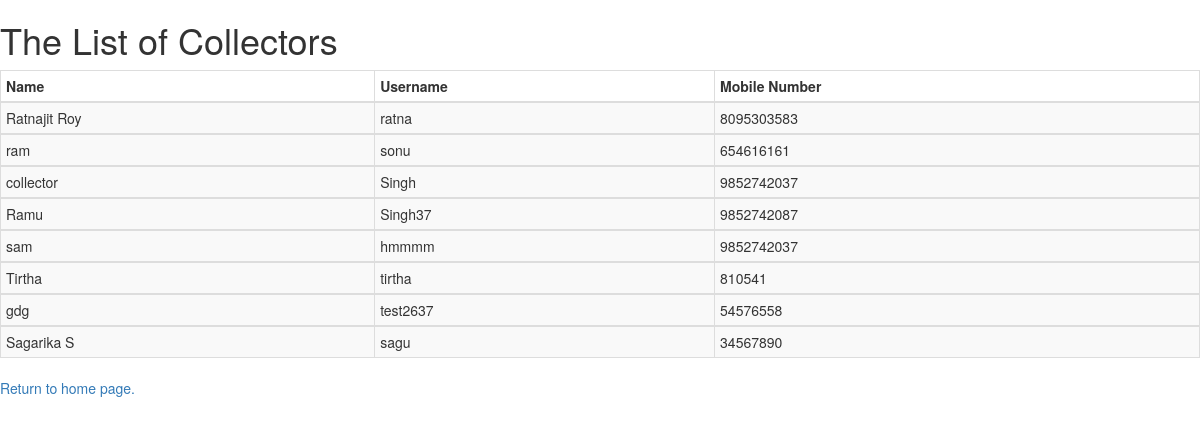
Before: /collector with the older database file.
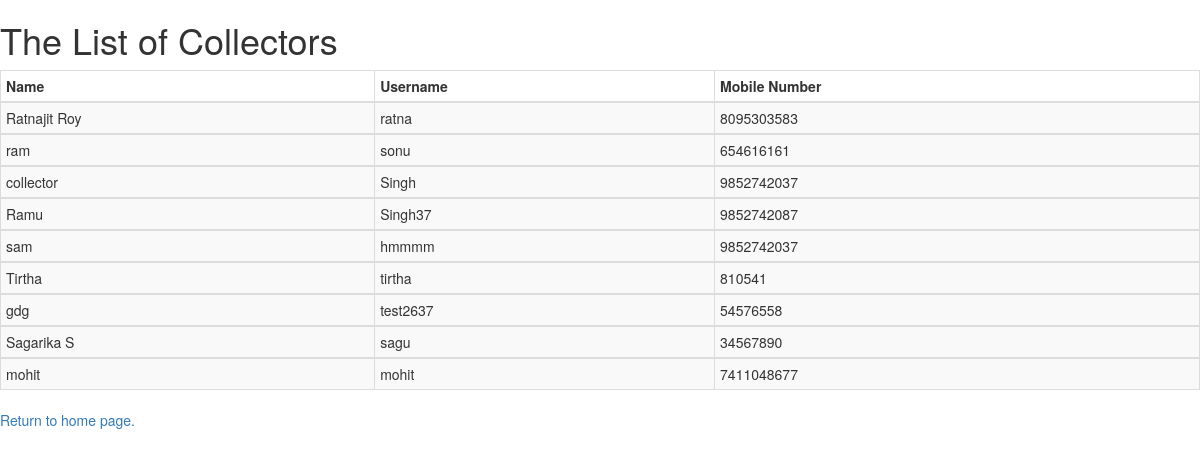
After: the same page with the newer database file.
### MedicalDonation/models.py (models this page shows, shortened)
class Collector(models.Model):
    name = models.CharField(max_length=64)
    address = models.CharField(max_length=128)
    pinCode = models.IntegerField()
    Phone_no = models.IntegerField()
    BirthDate = models.DateField()
    UID = models.IntegerField(unique=True)
    email = models.EmailField(max_length=64)
    username = models.CharField(max_length=16,unique=True)
    qualification = models.CharField(max_length=64)
    Driving_License = models.CharField(max_length=32)
    Driving_License_image = models.ImageField(upload_to='photos/collector/DL')
    image = models.ImageField(upload_to='collector/image')

### MedicalDonation/views.py (the view)
# urls.py: path("collector", views.collectors, name= "Collector_view"),
def collectors(request):
    context = {
    "collectors": Collector.objects.all()
    }
    return render(request, "MedicalDonation/collector.html",context)

### MedicalDonation/templates/MedicalDonation/collector.html (shortened to what this page needs)
<!DOCTYPE html>
<html lang="en" dir="ltr">
  <head>
    <link rel="stylesheet" href="https://maxcdn.bootstrapcdn.com/bootstrap/3.3.7/css/bootstrap.min.css">
  </head>
  <body>
    <h1>The List of Collectors</h1>
    {% load static %}
    <div class="">
      <table border="1" class="table table-striped table-bordered table-hover table-condensed">
        <thead>
          <th> <b>Name</b> </th>
          <th> <b>Username</b>  </th>
          <th> <b>Mobile Number</b> </th>
        </thead>
        {% for c in collectors %}
        <tbody>
            <td>{{c.name}}</td>
            <td>{{c.username}}</td>
            <td>{{c.Phone_no}}</td>
        </tbody>
        {% endfor  %}
      </table>
      <a href="/">Return to home page.</a>
    </div>
  </body>
</html>

Changed rows visible on the page:
added Collector: name "mohit", username "mohit", Phone_no "7411048677"
